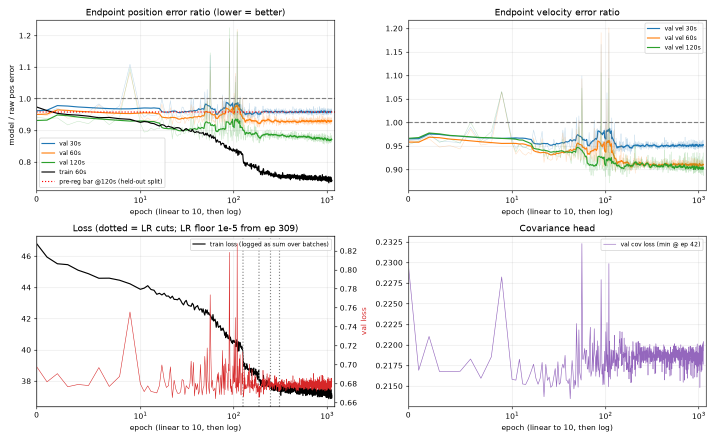
#> input picture IMU/logs/analysis/tilt_aware_training.png, 1430 x 880 px (shown at 1/2 size)
$ python check_image_matchability.py ../../IMU/logs/analysis
#> lines starting #> are read from the running program, lines starting #| are printed output that depends on the picture
#!/usr/bin/env python3
"""Ask one question: can a correlator find real matches between these frames?

The whole VO frontend rests on one assumption - that a patch of ground in
frame N can be found again in frame N+1, at one clearly-best place. If that
assumption fails, every downstream piece (the rotational field, the pooled
cells, the speed head) is being fed noise, and no amount of architecture or
training will rescue it.

Two numbers decide it, and they are NOT the same number:

**Sharpness** is how much fine detail a single frame holds, measured as the
RMS pixel-to-pixel difference. Blur, heavy compression and broken video
decoding all destroy it. Crisp aerial imagery sits around 0.06-0.12; below
about 0.03 there is very little left to match.

**Peak margin** is how far the best match stands above the second-best one.
This is the number that actually matters, and a high peak score alone can
hide a total failure: a smooth, blurry image correlates at 0.95+ against
almost every position in the search window, so the peak is high and the
margin is nearly zero. The flow that comes out of such a cell is whichever
position happened to win by a hair - a coin flip dressed up as a measurement.

Run this BEFORE blaming the model for a validation error that will not move.
"""

from __future__ import annotations

import argparse
import json
import sys
from pathlib import Path
from typing import Dict, List, Optional, Tuple

import numpy as np
from PIL import Image
from scipy.signal import fftconvolve

#: Below this peak margin a match is treated as ambiguous - several positions
#: explain the patch about equally well, so the winner carries no information.
AMBIGUOUS_MARGIN = 0.10
#: Above this the match is unambiguous enough to trust as a measurement.
CONFIDENT_MARGIN = 0.30
#: RMS gradient below this means the frame holds almost no fine detail.
LOW_SHARPNESS = 0.030
#: Per-pixel standard deviation, on [0, 1] images, below which a search window
#: is treated as having no texture at all. NCC divides by this std, so a window
#: that is flat to within rounding produces a ratio limited only by the epsilon
#: guarding the division - which is how a TEXTURELESS region, the very thing
#: this tool exists to flag, can come back scoring far above 1.0 and be counted
#: as a confident match. Such a window is not a bad match, it is no measurement
#: at all, and it is reported as zero correlation rather than as a huge one.
MIN_REGION_STD = 1e-3


def load_grayscale(path: Path, downscale: float) -> np.ndarray:
    """Load one frame as a float grayscale image in [0, 1]."""

    image = Image.open(path).convert("L")
    if downscale != 1.0:
        size = (int(image.width * downscale), int(image.height * downscale))
        image = image.resize(size, Image.BILINEAR)
    return np.asarray(image, dtype=np.float32) / 255.0


def frame_sharpness(gray: np.ndarray) -> float:
    """RMS pixel-to-pixel difference: how much fine detail this frame holds."""

    horizontal = np.diff(gray, axis=1)
    vertical = np.diff(gray, axis=0)
    return float(np.sqrt(0.5 * (np.mean(horizontal ** 2) + np.mean(vertical ** 2))))


def correlation_surface(patch: np.ndarray, search_region: np.ndarray) -> np.ndarray:
    """Normalized cross-correlation of one patch over a search region.

    The full surface is returned rather than just its peak, because the shape
    around the peak is what separates a measurement from a guess.
    """

    centred_patch = patch - patch.mean()
    patch_norm = float(np.sqrt(np.sum(centred_patch ** 2))) + 1e-8

    ones = np.ones_like(patch)
    region_sum = fftconvolve(search_region, ones[::-1, ::-1], mode="valid")
    region_square_sum = fftconvolve(search_region ** 2, ones[::-1, ::-1], mode="valid")
    pixel_count = patch.size
    region_mean = region_sum / pixel_count
    region_variance = np.maximum(region_square_sum - pixel_count * region_mean ** 2, 0.0)
    region_norm = np.sqrt(region_variance)

    # The patch is already centred, so this cross-correlation equals
    # sum((window - window_mean) * centred_patch) - the window's own mean
    # cancels against the patch's zero mean, which is what makes this a
    # NORMALIZED cross-correlation rather than a plain one.
    cross = fftconvolve(search_region, centred_patch[::-1, ::-1], mode="valid")

    # A window with no texture has no defined correlation: the denominator
    # goes to zero and the ratio is decided by the epsilon, not by the image.
    # Report zero - "no evidence here" - so a flat region lands at the bottom
    # of the margin distribution where it belongs, instead of at the top.
    textured = (region_norm / np.sqrt(pixel_count)) > MIN_REGION_STD
    surface = np.divide(
        cross,
        patch_norm * region_norm,
        out=np.zeros_like(cross),
        where=textured,
    )
    # NCC is bounded on [-1, 1] by Cauchy-Schwarz; floating-point error can
    # push it a hair outside, and nothing downstream should ever see a score
    # that a later reader would mistake for an unusually strong match.
    return np.clip(surface, -1.0, 1.0)


def peak_and_margin(surface: np.ndarray) -> Tuple[float, float, Tuple[int, int]]:
    """Best score, its lead over the best rival, and where the peak sits.

    The rival is searched outside a small exclusion zone around the peak, so
    the smooth shoulder of a genuine peak is not mistaken for a competitor.
    """

    peak_row, peak_column = np.unravel_index(int(np.argmax(surface)), surface.shape)
    best_score = float(surface[peak_row, peak_column])

    rivals = surface.copy()
    rivals[
        max(0, peak_row - 2):peak_row + 3,
        max(0, peak_column - 2):peak_column + 3,
    ] = -np.inf
    finite = np.isfinite(rivals)
    if not finite.any():
        # The exclusion zone swallowed the whole surface, which happens when
        # the search window is barely larger than the zone (a small
        # --search-radius). There is no rival to measure against, so the margin
        # is undefined - reported as 0.0, the "no evidence of a clear winner"
        # end of the scale, rather than as the +inf a -inf runner-up would give
        # and which would then count as a supremely confident match.
        return best_score, 0.0, (int(peak_row), int(peak_column))
    runner_up = float(np.max(rivals[finite]))
    return best_score, best_score - runner_up, (int(peak_row), int(peak_column))


def measure_pair(
    gray0: np.ndarray,
    gray1: np.ndarray,
    *,
    patch_size: int,
    search_radius: int,
    grid_rows: int,
    grid_columns: int,
) -> List[Dict[str, float]]:
    """Match a grid of patches from one frame into the next."""

    height, width = gray0.shape
    border = search_radius + patch_size
    if height <= 2 * border or width <= 2 * border:
        raise ValueError("image is too small for this patch size and search radius")

    results: List[Dict[str, float]] = []
    rows = np.linspace(border, height - border, grid_rows, dtype=int)
    columns = np.linspace(border, width - border, grid_columns, dtype=int)
    for row in rows:
        for column in columns:
            patch = gray0[row:row + patch_size, column:column + patch_size]
            # A flat patch has nothing to match; counting it as a failure would
            # blame the matcher for the scene.
            if float(patch.std()) < 0.01:
                continue
            region = gray1[
                row - search_radius:row + patch_size + search_radius,
                column - search_radius:column + patch_size + search_radius,
            ]
            surface = correlation_surface(patch, region)
            best_score, margin, (peak_row, peak_column) = peak_and_margin(surface)
            results.append({
                "peak": best_score,
                "margin": margin,
                "displacement_px": float(
                    np.hypot(peak_row - search_radius, peak_column - search_radius)
                ),
            })
    return results


def summarise(name: str, values: np.ndarray) -> Dict[str, float]:
    """Mean plus a few percentiles - a mean alone hides a bimodal failure."""

    return {
        "name": name,
        "mean": float(values.mean()),
        "median": float(np.median(values)),
        "p10": float(np.percentile(values, 10)),
        "p90": float(np.percentile(values, 90)),
    }


def build_parser() -> argparse.ArgumentParser:
    parser = argparse.ArgumentParser(
        description="Measure whether consecutive frames can be matched at all.",
    )
    parser.add_argument("images", type=Path,
                        help="Folder of JPEG/PNG frames, sorted by filename.")
    parser.add_argument("--patch-size", type=int, default=32,
                        help="Patch side in pixels, at the working scale.")
    parser.add_argument("--search-radius", type=int, default=24,
                        help="How far the patch is allowed to move, in pixels.")
    parser.add_argument("--downscale", type=float, default=0.5,
                        help="Resize factor applied before matching. 0.5 keeps "
                             "the test fast. NOTE this moves the sharpness "
                             "number: downscaling averages away exactly the "
                             "high-frequency detail sharpness measures, so a "
                             "frame reads sharper at 1.0 than at 0.5. Compare "
                             "runs only at the SAME downscale, and read the "
                             "LOW_SHARPNESS threshold as calibrated for 0.5.")
    parser.add_argument("--grid", type=int, nargs=2, default=(4, 6),
                        metavar=("ROWS", "COLUMNS"),
                        help="How many patches to sample per frame pair.")
    parser.add_argument("--pair-stride", type=int, default=4,
                        help="Test every Nth consecutive pair.")
    parser.add_argument("--max-pairs", type=int, default=200,
                        help="Stop after this many pairs.")
    parser.add_argument("--output", type=Path, default=None,
                        help="Write the full result as JSON here.")
    return parser


def main(argv: Optional[List[str]] = None) -> int:
    args = build_parser().parse_args(argv)

    frame_paths: List[Path] = []
    for pattern in ("*.jpg", "*.jpeg", "*.png"):
        frame_paths.extend(args.images.glob(pattern))
    frame_paths.sort()
    if len(frame_paths) < 2:
        print(f"need at least 2 frames in {args.images}")
        return 1

    sharpness_values: List[float] = []
    matches: List[Dict[str, float]] = []
    pairs_tested = 0

    for index in range(0, len(frame_paths) - 1, args.pair_stride):
        if pairs_tested >= args.max_pairs:
            break
        gray0 = load_grayscale(frame_paths[index], args.downscale)
#> in load_grayscale, `image = image.resize(size, Image.BILINEAR)`:
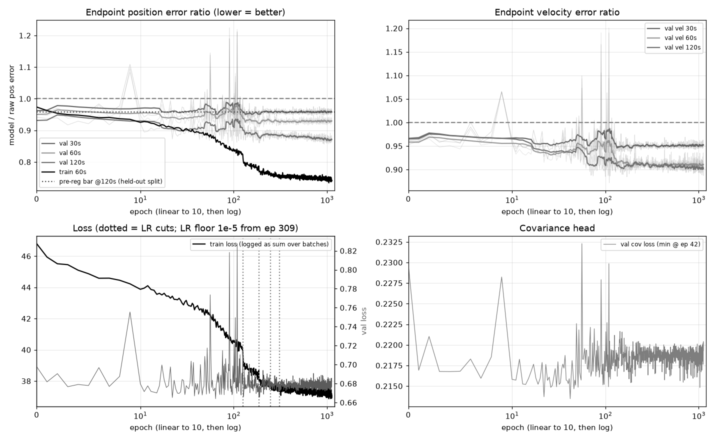
#> image: PIL image 715x440 L; min 0, max 255, mean 243.7
        gray1 = load_grayscale(frame_paths[index + 1], args.downscale)
#> call 2 of load_grayscale, with downscale = 0.5
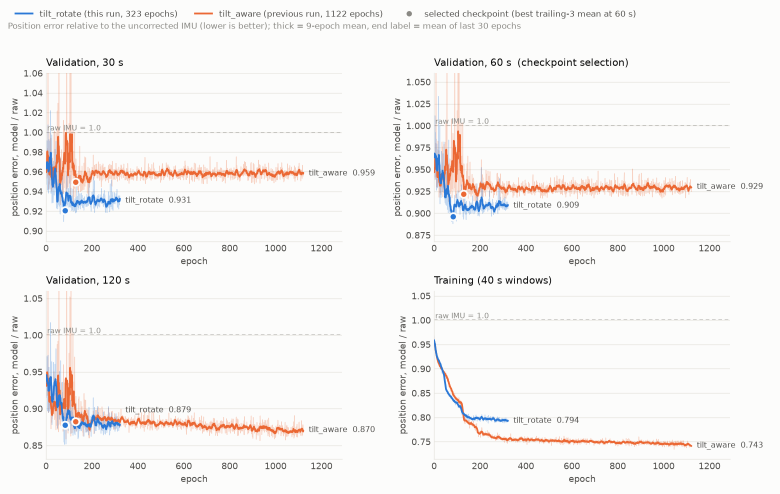
#> input picture IMU/logs/analysis/tilt_rotate_vs_tilt_aware.png, 1560 x 988 px (shown at 1/2 size)
#> in load_grayscale (call 2), `image = Image.open(path).convert("L")`:
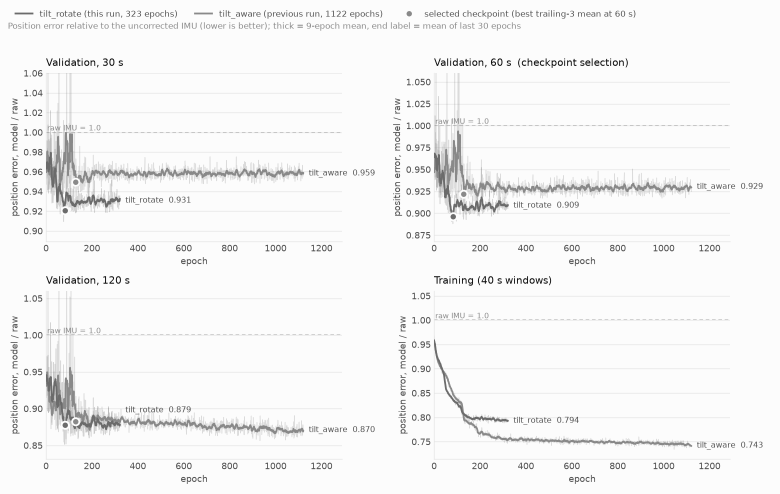
#> image: PIL image 1560x988 L (shown at 1/2 size); min 11, max 252, mean 245.1
#> in load_grayscale (call 2), `image = image.resize(size, Image.BILINEAR)`:
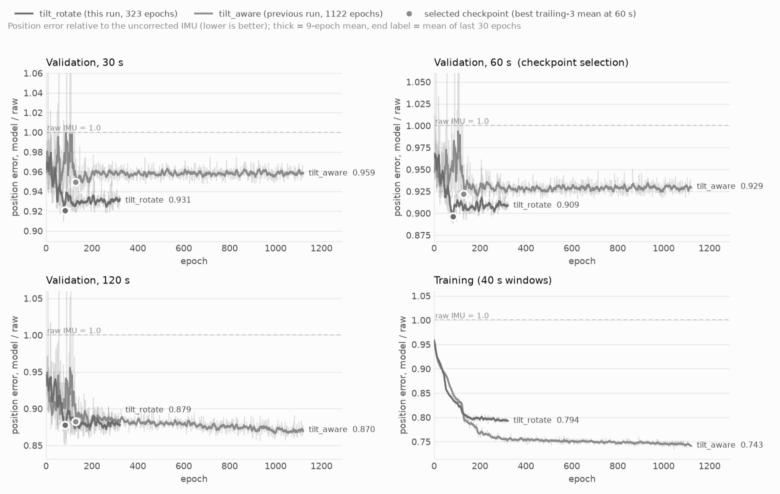
#> image: PIL image 780x494 L; min 40, max 252, mean 245.1
        sharpness_values.append(frame_sharpness(gray0))
#> in frame_sharpness, `horizontal = np.diff(gray, axis=1)`:
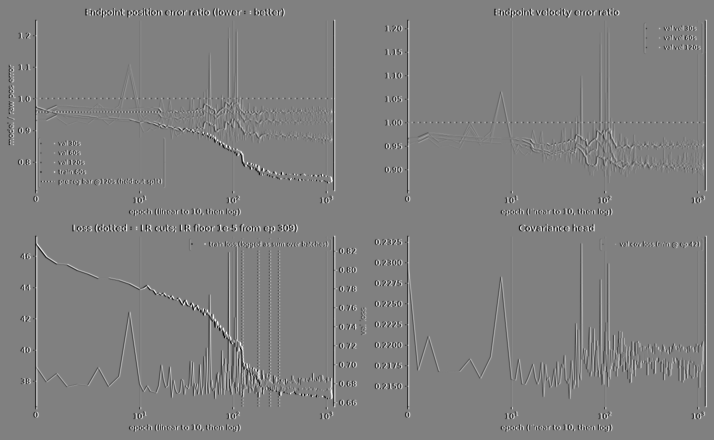
#> horizontal: shape (440, 714) float32; min -0.729, max 0.718, mean -2.23e-12; drawn with min black and max white
#> in frame_sharpness, `vertical = np.diff(gray, axis=0)`:
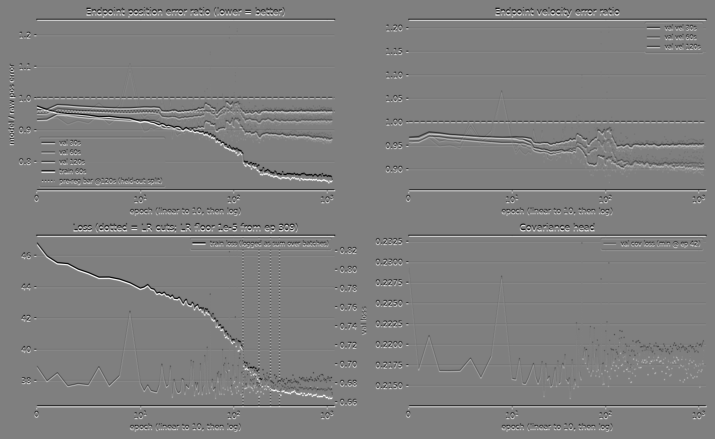
#> vertical: shape (439, 715) float32; min -0.714, max 0.71, mean 5.17e-11; drawn with min black and max white
        matches.extend(measure_pair(
            gray0, gray1,
            patch_size=args.patch_size,
            search_radius=args.search_radius,
            grid_rows=args.grid[0],
            grid_columns=args.grid[1],
        ))
#> after the loop in measure_pair, `for row in rows:`:
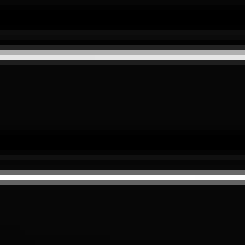
#> surface: shape (49, 49) float32 (shown 5 times larger); min -0.0961, max 0.997, mean 0.00848; drawn with min black and max white
#> after the loop in measure_pair, `for row in rows:`: results = 15 items
        pairs_tested += 1

    if not matches:
        print("every sampled patch was flat - the scene carries no texture at all")
        return 1

    sharpness = np.asarray(sharpness_values)
#> sharpness = [0.0804]
    peaks = np.asarray([m["peak"] for m in matches])
#> peaks = [0.445, 0.283, 0.612, 0.756, 0.239, 0.692, 0.745, 0.272, 0.706, 0.217, 0.486, 0.422, 0.309, 0.72, 0.997]
    margins = np.asarray([m["margin"] for m in matches])
#> margins = [4.47e-07, 0.0208, 0.000906, 0.00586, 0.00162, 0.000417, 0.00805, 0.000106, 0.000823, 0.0296, 0.0138, 0.000328, 0.000296, 1.79e-07, 0.000388]
    displacements = np.asarray([m["displacement_px"] for m in matches])
#> displacements = [6.71, 25.61, 23.35, 24.52, 24.21, 29, 33.24, 16.16, 16.28, 29.41, 24.08, 23.32, 17.03, 24.7, 17.8]

    ambiguous_fraction = float(np.mean(margins < AMBIGUOUS_MARGIN))
#> ambiguous_fraction = 1
    confident_fraction = float(np.mean(margins > CONFIDENT_MARGIN))
#> confident_fraction = 0

    print(f"frames          : {len(frame_paths)}")
    print(f"pairs tested    : {pairs_tested}")
    print(f"patches matched : {len(matches)}")
#| patches matched : 15
    print(f"working scale   : {args.downscale:g}x, patch {args.patch_size}px, "
          f"search +/-{args.search_radius}px\n")

    rows = [
        summarise("frame sharpness", sharpness),
        summarise("NCC peak", peaks),
        summarise("NCC peak margin", margins),
        summarise("displacement (px)", displacements),
    ]
    print(f"{'':20s} {'mean':>8s} {'median':>8s} {'p10':>8s} {'p90':>8s}")
    for row in rows:
        print(f"{row['name']:20s} {row['mean']:8.3f} {row['median']:8.3f} "
              f"{row['p10']:8.3f} {row['p90']:8.3f}")
#> this loop made 4 passes
#| frame sharpness         0.080    0.080    0.080    0.080
#| NCC peak                0.527    0.486    0.252    0.752
#| NCC peak margin         0.006    0.001    0.000    0.018
#| displacement (px)      22.361   24.083   16.205   29.247

    print(f"\nambiguous matches (margin < {AMBIGUOUS_MARGIN:.2f}) : "
          f"{100 * ambiguous_fraction:.1f}%")
#| ambiguous matches (margin < 0.10) : 100.0%
    print(f"confident matches (margin > {CONFIDENT_MARGIN:.2f}) : "
          f"{100 * confident_fraction:.1f}%")
#| confident matches (margin > 0.30) : 0.0%

    # The verdict is deliberately blunt, because the cost of missing this is
    # weeks of tuning a model that was never given a usable signal.
    print()
    if float(np.median(sharpness)) < LOW_SHARPNESS:
        print("VERDICT: frames carry very little fine detail. Check for motion "
              "blur, over-compression or a broken video decode before training "
              "anything on them.")
    elif ambiguous_fraction > 0.35:
        print("VERDICT: most patches match ambiguously. The correlator output "
              "is dominated by arbitrary tie-breaks, not by real image motion.")
    elif confident_fraction < 0.20:
        print("VERDICT: borderline. Real matches exist but are a minority; "
              "expect a weak and noisy visual signal.")
    else:
        print("VERDICT: images support correspondence. If velocity still will "
              "not train, the cause is elsewhere.")

    if args.output is not None:
        args.output.parent.mkdir(parents=True, exist_ok=True)
        # Provenance written BY the tool. Every number here moves with
        # these flags, so a file regenerated without them recorded is a
        # file that cannot be compared with anything.
        args.output.write_text(json.dumps({
            "provenance": {
                "tool": __file__.replace("\\\\", "/").split("/")[-1],
                "argv": sys.argv[1:],
                "images": str(args.images),
                "patch_size": int(args.patch_size),
                "search_radius": int(args.search_radius),
                "downscale": float(args.downscale),
                "grid": [int(v) for v in args.grid],
                "pair_stride": int(args.pair_stride),
                "max_pairs": int(args.max_pairs),
            },
            "frames": len(frame_paths),
            "pairs_tested": pairs_tested,
            "patches_matched": len(matches),
            "statistics": rows,
            "ambiguous_fraction": ambiguous_fraction,
            "confident_fraction": confident_fraction,
        }, indent=2))
        print(f"\nwrote {args.output}")
    return 0


if __name__ == "__main__":
    raise SystemExit(main())
#> (the program exits here)
